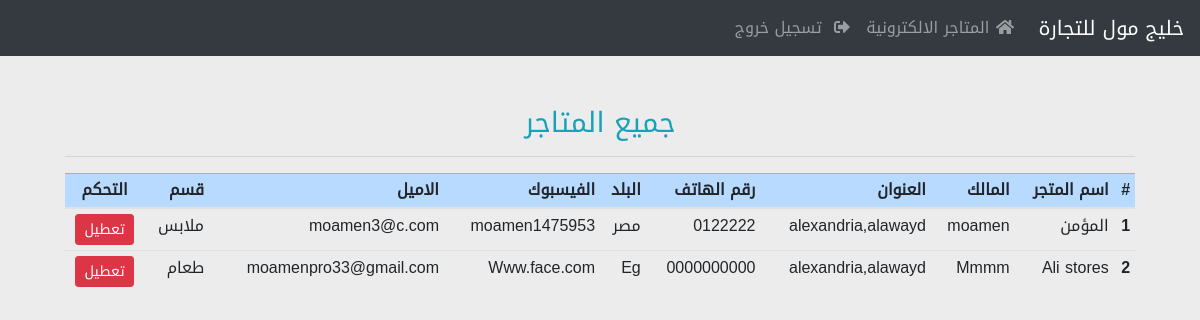
Screenshot of /manger/stores.php (signed in) with the database file from the repository.
### tables this page shows
CREATE TABLE `stores` (
  `id` int(11) NOT NULL,
  `store_name` varchar(255) NOT NULL,
  `store_owner` varchar(255) NOT NULL,
  `store_adderss` varchar(255) NOT NULL,
  `store_phone` varchar(50) NOT NULL,
  `store_country` varchar(50) NOT NULL,
  `store_facebook` varchar(100) NOT NULL,
  `store_email` varchar(100) NOT NULL,
  `store_category` varchar(100) NOT NULL,
  `confirm` int(3) NOT NULL
);

### manger/stores.php (the view, shortened to what this page needs)
<?php
include "../inc/header.php";
include "../inc/manger_navbar.php";
include "../connect.php";
if(!isset($_SESSION["u_name"]) and $_SESSION["type"] = "manger"){
	header("Location: index.php");
}else{
if(isset($_GET["do"])){
	$do = filter_var($_GET["do"], FILTER_SANITIZE_STRING);
}else{
	$do = "view";
}
if($do == "view"){
	$stmt=$con->prepare("SELECT * FROM `stores`");
	$stmt->execute();
	$rows = $stmt->fetchAll();
	?>
		<div class="container">
			<div class="mybox">
				<h3>جميع المتاجر</h3><hr/>
				<div class="table-responsive">
					<table class="table table-hover table table-sm">
						<thead>
							<tr class="table-primary">
							<th scope="col">#</th>
							<th scope="col">اسم المتجر</th>
							<th scope="col">المالك</th>
							<th scope="col">العنوان</th>
							<th scope="col">رقم الهاتف</th>
							<th scope="col">البلد</th>
							<th scope="col">الفيسبوك</th>
							<th scope="col">الاميل</th>
							<th scope="col">قسم</th>
							<th scope="col" class="text-center">التحكم</th>
							</tr>
						</thead>
						<tbody>
							<?php
								foreach($rows as $row){
									?>
										<tr>
											<th scope="row"><?php echo $row["id"]; ?></th>
											<td><?php echo $row["store_name"]; ?></td>
											<td><?php echo $row["store_owner"]; ?></td>
											<td><?php echo $row["store_adderss"]; ?></td>
											<td><?php echo $row["store_phone"]; ?></td>
											<td><?php echo $row["store_country"]; ?></td>
											<td><?php echo $row["store_facebook"]; ?></td>
											<td><?php echo $row["store_email"]; ?></td>
											<td><?php echo $row["store_category"]; ?></td>
											<td class="text-center">
                                                <?php
                                                    if ($row["confirm"] == 0){
                                                        ?>
                                                            <a href="stores.php?do=conf&id=<?php echo $row["id"]; ?>" class="btn btn-sm btn-primary">تفعيل</a>
                                                        <?php
                                                    }else{
                                                        ?>
                                                            <a href="stores.php?do=notconf&id=<?php echo $row["id"]; ?>" class="btn btn-sm btn-danger">تعطيل</a>
                                                        <?php
                                                    }
                                                ?>
                                            </td>
										</tr>
									<?php
								}
							?>
						</tbody>
					</table>
				</div>
			</div>
		</div>
	<?php
}else if($do == "conf"){
	if(isset($_GET["id"])){
        $id = filter_var($_GET["id"], FILTER_SANITIZE_STRING);
        $stmt = $con->prepare("UPDATE stores set confirm=1 WHERE id=$id");
        $stmt->execute();
    }
    header("Location: stores.php");
}else if($do == "notconf"){
	if(isset($_GET["id"])){
        $id = filter_var($_GET["id"], FILTER_SANITIZE_STRING);
        $stmt = $con->prepare("UPDATE stores set confirm=0 WHERE id=$id");
        $stmt->execute();
    }
    header("Location: stores.php");
}else{
	header("Location: index.php");
}
}
include "../inc/footer.php";
?>

### inc/header.php (shortened to what this page needs)
<!DOCTYPE html>
<html>
    <head>
        <link rel="stylesheet" href="../css/bootstrap.min.css" />
      	<link rel="stylesheet" href="../css/all.min.css" />
        <link rel="stylesheet" href="../css/style.css" />
    </head>
      <body id="body" dir="rtl">

### inc/manger_navbar.php (shortened to what this page needs)
<nav class="navbar fixed-top navbar-expand-lg bg-dark navbar-dark bg-primary">
  <a class="navbar-brand" href="../manger/index.php">
    خليج مول للتجارة
  </a>
  <div class="collapse navbar-collapse" id="navbarSupportedContent">
    <ul class="navbar-nav mr-auto">
      <li class="nav-item">
        <a class="nav-link" href="../manger/stores.php"><i class="fas fa-home"></i>المتاجر الالكترونية</a>
      </li>
      <li class="nav-item">
        <a class="nav-link" href="../logout.php"><i class="fas fa-sign-out-alt"></i> تسجيل خروج </a>
      </li>
    </ul>
  </div>
</nav>

### inc/footer.php (shortened to what this page needs)
    </body>
</html>

### css/style.css (style rules this page uses)
* { padding: 0; margin: 0; font-family: FontRegular, Helvetica, sans-serif; }
body { font-family: FontRegular, Helvetica, sans-serif; position: relative; top: 56px; background-color: #ececec; }
.svg-inline--fa { margin-left: 7px; }
.nav-link { text-align: center; }
.mybox { padding: 50px 20px 50px 20px; }
.mybox h3 { color:#17a2b8; margin-bottom: 10px; text-align: center; }

### rows the page displays
stores: id "1", store_name "المؤمن", store_owner "moamen", store_adderss "alexandria,alawayd", store_phone "0122222", store_country "مصر", store_facebook "moamen1475953", store_email "moamen3@c.com", store_category "ملابس"
stores: id "2", store_name "Ali stores", store_owner "Mmmm", store_adderss "alexandria,alawayd", store_phone "0000000000", store_country "Eg", store_facebook "Www.face.com", store_email "moamenpro33@gmail.com", store_category "طعام"
